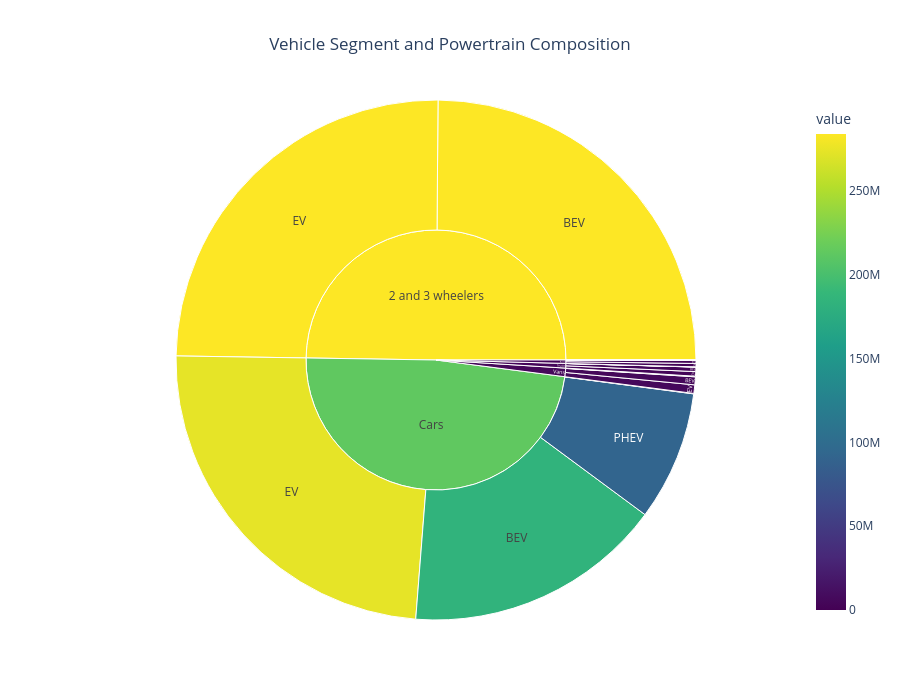

The notebook cell saved with this chart:
### Code cell
segment_powertrain = (

    market_df

    .groupby(

        ["mode","powertrain"]

    )["value"]

    .sum()

    .reset_index()

)

fig = px.sunburst(

    segment_powertrain,

    path=["mode","powertrain"],

    values="value",

    color="value",

    color_continuous_scale="Viridis",

    title="Vehicle Segment and Powertrain Composition"

)

fig.update_layout(

    title_x=0.5,

    height=700

)

fig.show()

### Figure 1 — Plotly figure (JSON) as saved in the notebook; plotly's stock layout.template omitted (floating-point values rounded to 4 significant figures)
{"data": [{"branchvalues": "total", "customdata": [[284100000.0], [284100000.0], [2247000.0], [2372000.0], [42650.0], [126600.0], [183900000.0], [274200000.0], [302700.0], [92020000.0], [3168000.0], [3250000.0], [71800.0], [88030.0], [5642000.0], [6037000.0], [19740.0], [398900.0], [284100000.0], [2233000.0], [213400000.0], [3133000.0], [5657000.0]], "domain": {"x": [0, 1], "y": [0, 1]}, "hovertemplate": "labels=%{label}<br>value_sum=%{value}<br>parent=%{parent}<br>id=%{id}<br>value=%{color}<extra></extra>", "ids": ["2 and 3 wheelers/BEV", "2 and 3 wheelers/EV", "Buses/BEV", "Buses/EV", "Buses/FCEV", "Buses/PHEV", "Cars/BEV", "Cars/EV", "Cars/FCEV", "Cars/PHEV", "Trucks/BEV", "Trucks/EV", "Trucks/FCEV", "Trucks/PHEV", "Vans/BEV", "Vans/EV", "Vans/FCEV", "Vans/PHEV", "2 and 3 wheelers", "Buses", "Cars", "Trucks", "Vans"], "labels": ["BEV", "EV", "BEV", "EV", "FCEV", "PHEV", "BEV", "EV", "FCEV", "PHEV", "BEV", "EV", "FCEV", "PHEV", "BEV", "EV", "FCEV", "PHEV", "2 and 3 wheelers", "Buses", "Cars", "Trucks", "Vans"], "marker": {"coloraxis": "coloraxis", "colors": [284100000.0, 284100000.0, 2247000.0, 2372000.0, 42650.0, 126600.0, 183900000.0, 274200000.0, 302700.0, 92020000.0, 3168000.0, 3250000.0, 71800.0, 88030.0, 5642000.0, 6037000.0, 19740.0, 398900.0, 284100000.0, 2233000.0, 213400000.0, 3133000.0, 5657000.0]}, "name": "", "parents": ["2 and 3 wheelers", "2 and 3 wheelers", "Buses", "Buses", "Buses", "Buses", "Cars", "Cars", "Cars", "Cars", "Trucks", "Trucks", "Trucks", "Trucks", "Vans", "Vans", "Vans", "Vans", "", "", "", "", ""], "type": "sunburst", "values": [284100000.0, 284100000.0, 2247000.0, 2372000.0, 42650.0, 126600.0, 183900000.0, 274200000.0, 302700.0, 92020000.0, 3168000.0, 3250000.0, 71800.0, 88030.0, 5642000.0, 6037000.0, 19740.0, 398900.0, 568200000.0, 4788000.0, 550400000.0, 6578000.0, 12100000.0]}], "layout": {"coloraxis": {"colorbar": {"title": {"text": "value"}}, "colorscale": [[0, "#440154"], [0.1111, "#482878"], [0.2222, "#3e4989"], [0.3333, "#31688e"], [0.4444, "#26828e"], [0.5556, "#1f9e89"], [0.6667, "#35b779"], [0.7778, "#6ece58"], [0.8889, "#b5de2b"], [1, "#fde725"]]}, "height": 700, "legend": {"tracegroupgap": 0}, "title": {"text": "Vehicle Segment and Powertrain Composition", "x": 0.5}}}
